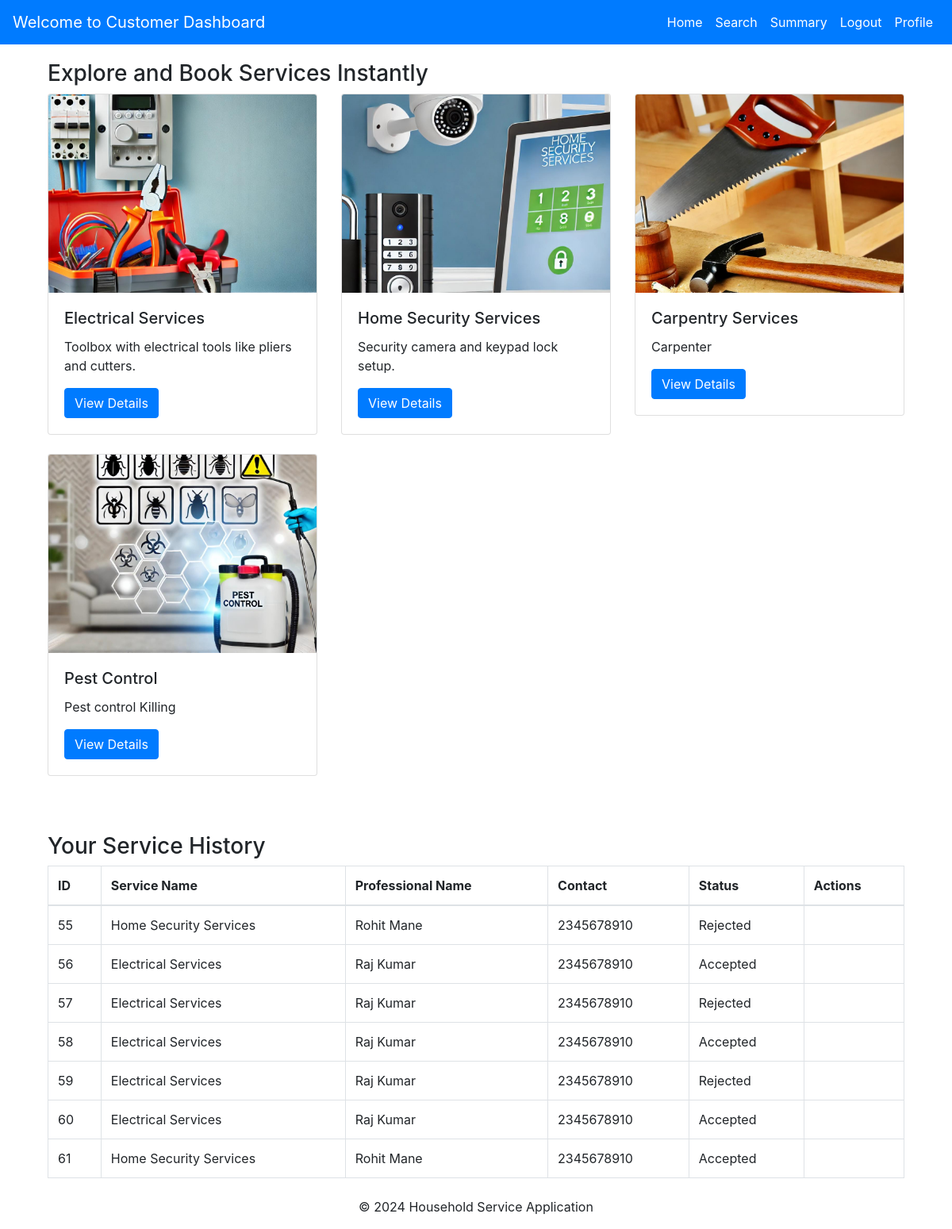
Screenshot of /customer/dashboard (signed in) with the database file from the repository.
### models.py (models this page shows, shortened)
class Service(db.Model):
    __tablename__ = 'service'
    service_id = db.Column(db.Integer, primary_key=True, autoincrement=True, nullable=False)
    user_id = db.Column(db.Integer, db.ForeignKey('users.user_id'), default=1, nullable=True)
    prof_id = db.Column(db.Integer, db.ForeignKey('service_professionals.prof_id'), default=1, nullable=True)
    name = db.Column(db.String(100), nullable=True)
    new_service_name = db.Column(db.String(100), nullable=True)
    description = db.Column(db.Text, nullable=True)
    base_price = db.Column(db.Float, nullable=False)
    date_created = db.Column(db.DateTime, default=datetime.utcnow)
    image = db.Column(db.String(255), nullable=True)

class ServiceRequest(db.Model):
    __tablename__ = 'service_requests'
    req_id = db.Column(db.Integer, primary_key=True, autoincrement=True, nullable=False)
    user_id = db.Column(db.Integer, db.ForeignKey('users.user_id'), nullable=True)
    service_id = db.Column(db.Integer, db.ForeignKey('service.service_id'), nullable=True)
    prof_id = db.Column(db.Integer, db.ForeignKey('service_professionals.prof_id'), nullable=True)
    status = db.Column(db.String(20), default='Requested', nullable=False)
    rating = db.Column(db.Integer)
    remarks = db.Column(db.String(255))
    requested_date = db.Column(db.DateTime, default=datetime.utcnow, nullable=False)
    close_date = db.Column(db.DateTime, default=datetime.utcnow, nullable=False)
    service = db.relationship('Service', backref='requests')
    professional = db.relationship('ServiceProfessional', backref='requests')

class ServiceProfessional(UserMixin, db.Model):
    __tablename__ = 'service_professionals'
    prof_id = db.Column(db.Integer, primary_key=True, autoincrement=True, nullable=False)  # Auto-increment primary key
    username = db.Column(db.String(255), unique=True, nullable=False)  # Unique username
    password = db.Column(db.String(200), nullable=False)  # Store hashed password
    prof_name = db.Column(db.String(250), nullable=False)  # Name of the professional
    service_type = db.Column(db.String(100), nullable=False)  # Type of service offered
    experience = db.Column(db.String(100), nullable=False)  # Years of experience
    address = db.Column(db.Text, nullable=False)  # Address
    contact = db.Column(db.String(15), nullable=False)  # Contact number
    pincode = db.Column(db.String(10), nullable=False)  # Pincode/ZIP code
    date_created = db.Column(db.DateTime, default=func.now(), nullable=False)  # Automatically set to current timestamp
    status = db.Column(db.Text, default=ProfessionalStatus.PENDING, nullable=False)  # Status stored as text
    role = db.Column(db.String(50), default='service_professional', nullable=False)
    service_requests = db.relationship('ServiceRequest', backref='service_professionals', lazy=True)

### customer_routes.py (the view)
@customer_bp.route('/dashboard')
def dashboard():
    user_id = session.get('user_id')
    if not user_id:
        flash('You must log in to access the dashboard.', 'danger')
        return redirect(url_for('main.login'))  # Replace with your login route
    service_history = ServiceRequest.query.filter_by(user_id=user_id).all()
    services = Service.query.all()
    return render_template(
        'user_panel/customer_dashboard.html',
        services=services,
        service_history=service_history
    )

### templates/user_panel/customer_dashboard.html (shortened to what this page needs)
{% extends 'user_panel/base.html' %}
{% block content %}
<div class="container">
    <section class="services">
        <h3>Explore and Book Services Instantly</h3>
        <div class="row">
            {% for service in services %}
                <div class="col-md-4 mb-4">
                    <div class="card">
                        <img src="{{ url_for('static', filename=service.image[7:]) if service.image else url_for('static', filename='uploads/default-service-image.jpg') }}"
                                 class="card-img-top" alt="{{ service.name }}" style="max-height: 250px; object-fit: cover;">
                        <div class="card-body">
                            <h5 class="card-title">{{ service.name }}</h5>
                            <p class="card-text">{{ service.description }}</p>
                            <a href="{{ url_for('customer.subcategory', service_id=service.service_id) }}"
                               class="btn btn-primary">View Details</a>
                        </div>
                    </div>
                </div>
            {% endfor %}
        </div>
    </section>
    <section class="service-history mt-5">
        <h3>Your Service History</h3>
        <table class="table table-bordered">
            <thead>
                <tr>
                    <th>ID</th>
                    <th>Service Name</th>
                    <th>Professional Name</th>
                    <th>Contact</th>
                    <th>Status</th>
                    <th>Actions</th>
                </tr>
            </thead>
            <tbody>
                {% for service_request in service_history %}
                    <tr>
                        <td>{{ service_request.req_id }}</td>
                        <td>{{ service_request.service.name }}</td>
                        <td>{{ service_request.service_professionals.prof_name if service_request.service_professionals else 'N/A' }}</td>
                        <td>{{ service_request.service_professionals.contact if service_request.service_professionals else 'N/A' }}</td>
                        <td>{{ service_request.status }}</td>
                        <td>
                        </td>
                    </tr>
                {% else %}
                    <tr>
                        <td colspan="6" class="text-center text-muted">You have not booked any services yet.</td>
                    </tr>
                {% endfor %}
            </tbody>
        </table>
    </section>
</div>
{% endblock %}

### templates/user_panel/base.html (shortened to what this page needs)
<!DOCTYPE html>
<html lang="en">
<head>
    <link rel="stylesheet" href="https://stackpath.bootstrapcdn.com/bootstrap/4.5.2/css/bootstrap.min.css">
</head>
<body>
    <nav class="navbar navbar-expand-lg navbar-dark">
        <a class="navbar-brand" href="#">Welcome to Customer Dashboard</a>
        <div class="collapse navbar-collapse" id="navbarNav">
            <ul class="navbar-nav ml-auto">
                <li class="nav-item">
                    <a class="nav-link" href="{{ url_for('main.customer_dashboard') }}">Home</a>
                </li>
                <li class="nav-item">
                    <a class="nav-link" href="{{ url_for('customer.search') }}">Search</a>
                </li>
                <li class="nav-item">
                    <a class="nav-link" href="{{ url_for('customer.summary') }}">Summary</a>
                </li>
                <li class="nav-item">
                    <a class="nav-link" href="{{ url_for('auth.logout') }}">Logout</a>
                </li>
                <li class="nav-item">
                    <a class="nav-link" href="{{ url_for('customer.profile') }}">Profile</a>
                </li>
            </ul>
        </div>
    </nav>
    <div class="container">
        {% block content %}{% endblock %}
    </div>
    <footer class="text-center mt-4">
        <p>&copy; 2024 Household Service Application</p>
    </footer>
</body>
</html>

### templates/user_panel/base.html (style rules this page uses)
.nav-link { color: #ffffff !important; }
.navbar { background-color: #007bff; }
.container { margin-top: 20px; }

### rows the page displays
Service: image (picture), name "Electrical Services", description "Toolbox with electrical tools like pliers and cutters."
Service: image (picture), name "Home Security Services", description "Security camera and keypad lock setup."
Service: image (picture), name "Carpentry Services", description "Carpenter"
Service: image (picture), name "Pest Control", description "Pest control Killing"
ServiceRequest: req_id "55", service.name "Home Security Services", service_professionals "Rohit Mane", service_professionals "2345678910", status "Rejected"
ServiceRequest: req_id "56", service.name "Electrical Services", service_professionals "Raj Kumar", service_professionals "2345678910", status "Accepted"
ServiceRequest: req_id "57", service.name "Electrical Services", service_professionals "Raj Kumar", service_professionals "2345678910", status "Rejected"
ServiceRequest: req_id "58", service.name "Electrical Services", service_professionals "Raj Kumar", service_professionals "2345678910", status "Accepted"
ServiceRequest: req_id "59", service.name "Electrical Services", service_professionals "Raj Kumar", service_professionals "2345678910", status "Rejected"
ServiceRequest: req_id "60", service.name "Electrical Services", service_professionals "Raj Kumar", service_professionals "2345678910", status "Accepted"
ServiceRequest: req_id "61", service.name "Home Security Services", service_professionals "Rohit Mane", service_professionals "2345678910", status "Accepted"
